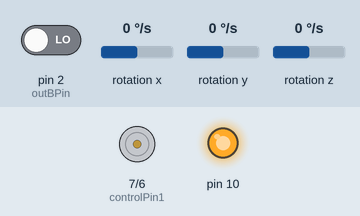
Simulated run of this sketch. Board: Arduino Uno, built with avr-gcc and run on an emulated ATmega328P. Shown: motor-driver pin pairs drawn as motors (green arrow = first pin HIGH = forward, orange = second pin HIGH = backward, longer = more drive, scaled by the enable pin), output pins drawn as LEDs (lit = HIGH). Wiring (inferred from the names in the program): ITG-3200 gyroscope at I2C address 0x69. Inputs (shaded band) come from the test bench; at power-on: rotation z 0 °/s, pin 2 (outBPin) LOW, rotation x 0 °/s, rotation y 0 °/s. Storage starts empty.

Above: at 1.2 s.
1.3 s: rotation z set to 100 °/s
At 2.82 s:
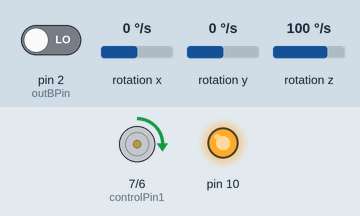
4.3 s: rotation z set to -192 °/s
At 4.51 s:
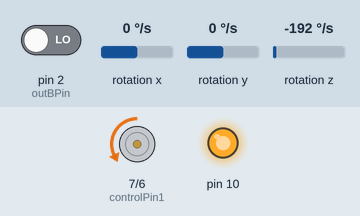
7.3 s: rotation z set to -2 °/s
8.8 s: rotation z set to 1 °/s
10.4 s: rotation z set to 192 °/s
At 11.75 s:
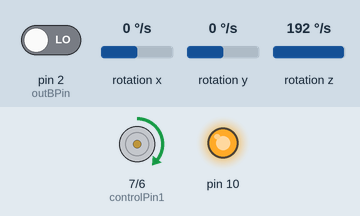
At 12.72 s:
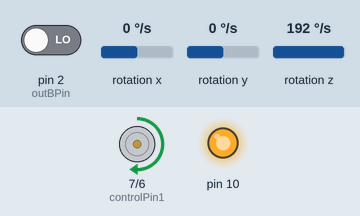
13.4 s: rotation z set to -100 °/s
Timing chart, 0 to 17.4 s (numbered marks = the images above; inputs shaded):
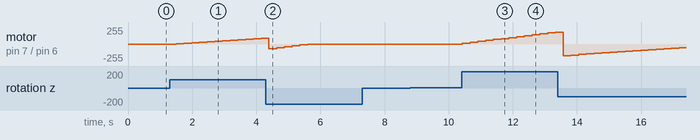

The sketch:

motorTest3.ino
```cpp
/*
  Arduino Starter Kit example
  Project 10 - Zoetrope

  This sketch is written to accompany Project 10 in the Arduino Starter Kit

  Parts required:
  - two 10 kilohm resistors
  - two momentary pushbuttons
  - one 10 kilohm potentiometer
  - motor
  - 9V battery
  - H-Bridge

  created 13 Sep 2012
  by Scott Fitzgerald
  Thanks to Federico Vanzati for improvements

  http://www.arduino.cc/starterKit

  This example code is part of the public domain.
*/


#include <Wire.h>
#include "gyro.h"
#include <SPI.h>
#include <SD.h>
#include "SDCard.h"

const int debug = 0;

// Tuning constants
const float Kp = 0.005;
const float Ki = 0.00005;

const int controlPin1 = 7; // connected to pin 7 on the H-bridge
const int controlPin2 = 6; // connected to pin 2 on the H-bridge
const int outBPin = 2;
const int enablePin = 5;   // connected to pin 1 on the H-bridge
const int directionSwitchPin = 4;  // connected to the switch for direction
const int onOffSwitchStateSwitchPin = 5; // connected to the switch for turning the motor on and off
const int potPin = A0;  // connected to the potentiometer's output
volatile unsigned int motorA_counts = 0;
unsigned int loopCount = 0;
unsigned int debugCount = 0;

// create some variables to hold values from your inputs
int onOffSwitchState = 0;  // current state of the on/off switch
int previousOnOffSwitchState = 0; // previous position of the on/off switch
int directionSwitchState = 0;  // current state of the direction switch
int previousDirectionSwitchState = 0;  // previous state of the direction switch

int motorEnabled = 0; // Turns the motor on/off
int motorPWM = 0; // PWM to motor
int motorSpeed = 0; // actual motor speed from tachometer
int motorDirection = 1; // current direction of the motor

int gyro;
unsigned int startTime;
int errorInt = 0; // integral of error over time

void motorA_int_handler() {
  motorA_counts++;
}

void setup() {
  if (debug) {
    Serial.begin(9600);
  }

  Wire.begin();
  SPI.begin ();
  Gyro::setupGyroITG();
  SDCardInit();

  // initialize the inputs and outputs
  pinMode(directionSwitchPin, INPUT);
  pinMode(onOffSwitchStateSwitchPin, INPUT);
  pinMode(outBPin, INPUT);
  pinMode(outBPin, INPUT);
  pinMode(controlPin1, OUTPUT);
  pinMode(controlPin2, OUTPUT);
  pinMode(enablePin, OUTPUT);
  attachInterrupt(digitalPinToInterrupt(outBPin), motorA_int_handler, RISING);

 motorEnabled = 1;

  // pull the enable pin LOW to start
  digitalWrite(enablePin, LOW);
  startTime = millis();

    dataString = "gyro, motorSpeed, error, motorPWM";
    writeDataToSD();
}

void loop() {
  // read the value of the on/off switch
//  onOffSwitchState = digitalRead(onOffSwitchStateSwitchPin);
  delay(1);

  // read the value of the direction switch
//  directionSwitchState = digitalRead(directionSwitchPin);

  // read the value of the pot and divide by 4 to get a value that can be
  // used for PWM
  //motorPWM = analogRead(potPin) / 4;
//  gyro = analogRead(potPin) * -3;
   gyro = Gyro::readZ() + 10 /* + INSERT INITIALIZATION VALUE HERE */ ;

  // if the on/off button changed state since the last loop()
  if (onOffSwitchState != previousOnOffSwitchState) {
    // change the value of motorEnabled if pressed
    if (onOffSwitchState == HIGH) {
      motorEnabled = !motorEnabled;
    }
  }

  // if the direction button changed state since the last loop()
//  if (directionSwitchState != previousDirectionSwitchState) {
//    // change the value of motorDirection if pressed
//    if (directionSwitchState == HIGH) {
//      motorDirection = !motorDirection;
//    }
//  }

  // change the direction the motor spins by talking to the control pins
  // on the H-Bridge
  if (motorDirection == 1) {
    digitalWrite(controlPin1, HIGH);
    digitalWrite(controlPin2, LOW);
  } else {
    digitalWrite(controlPin1, LOW);
    digitalWrite(controlPin2, HIGH);
  }

  // if the motor is supposed to be on
  if (motorEnabled == 1) {
    // PWM the enable pin to vary the speed
    analogWrite(enablePin, motorPWM);
  } else { // if the motor is not supposed to be on
    //turn the motor off
    analogWrite(enablePin, 0);
  }
  // save the current on/off switch state as the previous
  previousDirectionSwitchState = directionSwitchState;
  // save the current switch state as the previous
  previousOnOffSwitchState = onOffSwitchState;

  /****************************************/

  if (loopCount >= 100) {
    unsigned int outACount, now, timeInterval;
    int error;

    now = millis();
    timeInterval = now - startTime;
    startTime = now;

    outACount = motorA_counts;
    // calculate speed in degrees per second.
    // sensor gives 3 counts per rotation, gear ratio is 50:1
    // (motor speed) = (actual counts) / (3 counts/rotation) / (50 gear ratio) * (360 degrees/rotation) / (timeInterval milliseconds)
    motorSpeed = (long)outACount * 2400L / timeInterval;
    motorA_counts = 0;

    // want error to be 0, e.g. motorSpeed is negative gyro speed
    error = gyro - motorSpeed;

    errorInt += error;
    if (errorInt > 5000) {
      errorInt = 5000;
    }
    else if (errorInt < - 5000) {
      errorInt = -5000;
    }

    if (gyro > 0) {
      motorDirection = 1;
    } else {
      motorDirection = 0;
    }

    motorPWM = motorPWM + error * Kp + errorInt * Ki;
    if (motorPWM > 255) {
      motorPWM = 255;
    }
    else if (motorPWM < 0) {
      motorPWM = 0;
    }

    loopCount = 0;

    dataString = String(gyro)
      + ", " + String(motorSpeed)
      + ", " + String(error)
      + ", " + String(motorPWM);
    writeDataToSD();

    if (debug && debugCount >= 10) {
      Serial.print("gyro: ");
      Serial.println(gyro);
      Serial.print("motorSpeed: ");
      Serial.println(motorSpeed);
      Serial.print("error: ");
      Serial.println(error);
      Serial.print("motorPWM: ");
      Serial.println(motorPWM);
      debugCount = 0;
    } else {
      debugCount++;
    }
  } else {
    loopCount++;
  }
}
```

SDCard.h
```cpp
#ifndef _SDCard_h_
#define _SDCard_h_

const int groundMode = 0;

// Controls for the data logging system //
const int LOG_INTERVAL = 0;   // milli seconds between entries

// Time keeper
uint32_t timeStamp = 0;     // The time stamp used when recording data points

const int chipSelect = 53;  // This is set to 53 for the RockOn Shield

// Variable for file name
char logFileName[16];

int ledState = 0;

//Character strings for writing data to memory //
String dataString = ""; //holds the entire data string for each read cycle
String sensorNames = "PROG PIN STATUS";

//--->FUNCTION is called when the system starts or after a power reset to enable recording dat to the SD card.
boolean SDCardInit() {
  Serial.println("Initializing SD card...");

  // see if the card is present and can be initialized:
  if (!SD.begin(chipSelect))
  {
    Serial.println("Card failed, or not present");
    //delay(100);
    // Can't do anything more.  Try another time....
    return 0;
  }

  // The Card is present so find an unused file name
  Serial.println("searching for an unused file name... ");
  // Start with LOG0.CSV and count up until an unused file name is found.
  for (long i = 0; i < 1000; i++)
  {
    sprintf(logFileName, "LOG%d.CSV", i);
    if (!SD.exists(logFileName))
    {
      break;
    }
  }

  Serial.print("The Log filename is:  ");
  Serial.println(logFileName);

  File dataFile = SD.open(logFileName, FILE_WRITE);

  // Write the header including sensor names to the newly opened file
  dataString = sensorNames;

  if (dataFile)
  {
    dataFile.println(dataString);
    dataFile.close();
    Serial.println("SD Card initialized and data written.");
    return (1);                          // Able to write to SD card
  }
  else
  {
    Serial.println("SD card present but unable to write to file");
    sprintf(logFileName, "LOG0.CSV");           // Clear out the file name to force the program to find a unused file name
    return (0);                           // Unable to write to SD card
  }
}

//---->FUNCTION
/* This function writes data to the SD card.  It returns a 1 (TRUE),
   if it successfully wrote to the SD Card and if there was an error
   it returns a 0 (FALSE).
*/
boolean writeDataToSD() {
  File dataFile = SD.open(logFileName, FILE_WRITE);

  // if the file is available, write to it:
  if (dataFile)
  {
    dataFile.println(dataString);
    dataFile.close();
    return (1);                                             // Return a 1 since the write was successful LED Blink
  }

  // if the file isn't open, notify that there was an error and re-initialize  the card
  else {
    if (groundMode) Serial.println();
    if (groundMode) Serial.print("error writing to file: ");
    if (groundMode) Serial.println(logFileName);
    dataFile.close();
    delay(100);
    if (groundMode) Serial.println("Re - Initializing SD card...");
    return (SDCardInit());          //Return a 0 if successful to disable LED Blink
  }
}

#endif
```

gyro.h
```cpp
#ifndef _gyro_h_
#define _gyro_h_
#include "Arduino.h"


namespace Gyro{
 //error handeling
 volatile unsigned int gyroerror_curCount=0;
 volatile unsigned int gyroerror_minCount=100000;
 int gyro_error=0;//Gets set to 1 if the last function had an error.
 int gyroGetError(){return gyro_error;}
 void gyroResetError(){gyro_error=0;}
 void gyroAddError(){gyro_error++;}
 boolean gyroWaitForBits(int sizeOFIn=1){gyroerror_curCount=0;while(Wire.available()<sizeOFIn&&gyroerror_curCount<gyroerror_minCount){gyroerror_curCount++;}if(gyroerror_curCount>=gyroerror_minCount){gyroAddError();return false;}return true;}

 //Gyro Library


 //I2C devices each have an address. The address is defined in the datasheet for the device. The ITG-3200 breakout board can have different address depending on how
 //the jumper on top of the board is configured. By default, the jumper is connected to the VDD pin. When the jumper is connected to the VDD pin the I2C address
 //is 0x69.
 char itgAddress = 0x69;

 const int GYRO_X=0x28;
 const int GYRO_Y=0x2A;
 const int GYRO_Z=0x2C;

 //This is a list of registers in the ITG-3200. Registers are parameters that determine how the sensor will behave, or they can hold data that represent the
 //sensors current status.
 //To learn more about the registers on the ITG-3200, download and read the datasheet.
 char WHO_AM_I = 0x00;
 char SMPLRT_DIV= 0x15;
 char DLPF_FS = 0x16;
 char GYRO_XOUT_H = 0x1D;
 char GYRO_XOUT_L = 0x1E;
 char GYRO_YOUT_H = 0x1F;
 char GYRO_YOUT_L = 0x20;
 char GYRO_ZOUT_H = 0x21;
 char GYRO_ZOUT_L = 0x22;


 //This is a list of settings that can be loaded into the registers.
 //DLPF, Full Scale Register Bits
 //FS_SEL must be set to 3 for proper operation
 //Set DLPF_CFG to 3 for 1kHz Fint and 42 Hz Low Pass Filter
 char DLPF_CFG_0 = (1<<0);
 char DLPF_CFG_1 = (1<<1);
 char DLPF_CFG_2 = (1<<2);
 char DLPF_FS_SEL_0 = (1<<3);
 char DLPF_FS_SEL_1 = (1<<4);

 //This function will write a value to a register on the itg-3200.
 //Parameters:
 //  char address: The I2C address of the sensor. For the ITG-3200 breakout the address is 0x69.
 //  char registerAddress: The address of the register on the sensor that should be written to.
 //  char data: The value to be written to the specified register.
 void itgWrite(char address, char registerAddress, char data)
 {
   //Initiate a communication sequence with the desired i2c device
   Wire.beginTransmission(address);
   //Tell the I2C address which register we are writing to
   Wire.write(registerAddress);
   //Send the value to write to the specified register
   Wire.write(data);
   //End the communication sequence
   Wire.endTransmission();
 }

 //This function will read the data from a specified register on the ITG-3200 and return the value.
 //Parameters:
 //  char address: The I2C address of the sensor. For the ITG-3200 breakout the address is 0x69.
 //  char registerAddress: The address of the register on the sensor that should be read
 //Return:
 //  unsigned char: The value currently residing in the specified register
 unsigned char itgRead(char address, char registerAddress)
 {
   //This variable will hold the contents read from the i2c device.
   unsigned char data=0;

   //write the register address to be read.
   Wire.beginTransmission(address);
   //Send the Register Address
   Wire.write(registerAddress);
   //End the communication sequence.
   Wire.endTransmission();

   //Ask the I2C device for data
   Wire.beginTransmission(address);
   Wire.requestFrom(address, 1);

   //Wait for a response from the I2C device
   //if(Wire.available()){

   if(!gyroWaitForBits()){return 0;}
     //Save the data sent from the I2C device
     data = Wire.read();
   //}

   //End the communication sequence.
   Wire.endTransmission();

   //Return the data read during the operation
   return data;
 }

 //This function is used to read the X-Axis rate of the gyroscope. The function returns the ADC value from the Gyroscope
 //NOTE: This value is NOT in degrees per second.
 //Usage: int xRate = readX();
 int readX(void)
 {
   int data=0;
   data = itgRead(itgAddress, GYRO_XOUT_H)<<8;
   data |= itgRead(itgAddress, GYRO_XOUT_L);

   return data;
 }

 //This function is used to read the Y-Axis rate of the gyroscope. The function returns the ADC value from the Gyroscope
 //NOTE: This value is NOT in degrees per second.
 //Usage: int yRate = readY();
 int readY(void)
 {
   int data=0;
   data = itgRead(itgAddress, GYRO_YOUT_H)<<8;
   data |= itgRead(itgAddress, GYRO_YOUT_L);

   return data;
 }

 //This function is used to read the Z-Axis rate of the gyroscope. The function returns the ADC value from the Gyroscope
 //NOTE: This value is NOT in degrees per second.
 //Usage: int zRate = readZ();
 int readZ(void)
 {
   int data=0;
   data = itgRead(itgAddress, GYRO_ZOUT_H)<<8;
   data |= itgRead(itgAddress, GYRO_ZOUT_L);

   return data;
 }

 void setupGyroITG(){
  itgRead(itgAddress, 0x00);
  //Configure the gyroscope
  //Set the gyroscope scale for the outputs to +/-2000 degrees per second
  itgWrite(itgAddress, DLPF_FS, (DLPF_FS_SEL_0|DLPF_FS_SEL_1|DLPF_CFG_0));
  //Set the sample rate to 100 hz
  itgWrite(itgAddress, SMPLRT_DIV, 9);
 }
}
#endif
```

Measured:
- after the input at 1.3 s, motor on pin 7 (controlPin1) / pin 6 (controlPin2): moves from stopped to forward 84/255 over 2.7 s, starting after 0.20 s
- after the input at 7.3 s, every drawn part: stays the same
- after the input at 10.4 s, motor on pin 7 (controlPin1) / pin 6 (controlPin2): moves from stopped to forward 180/255 over 2.9 s, starting at once
